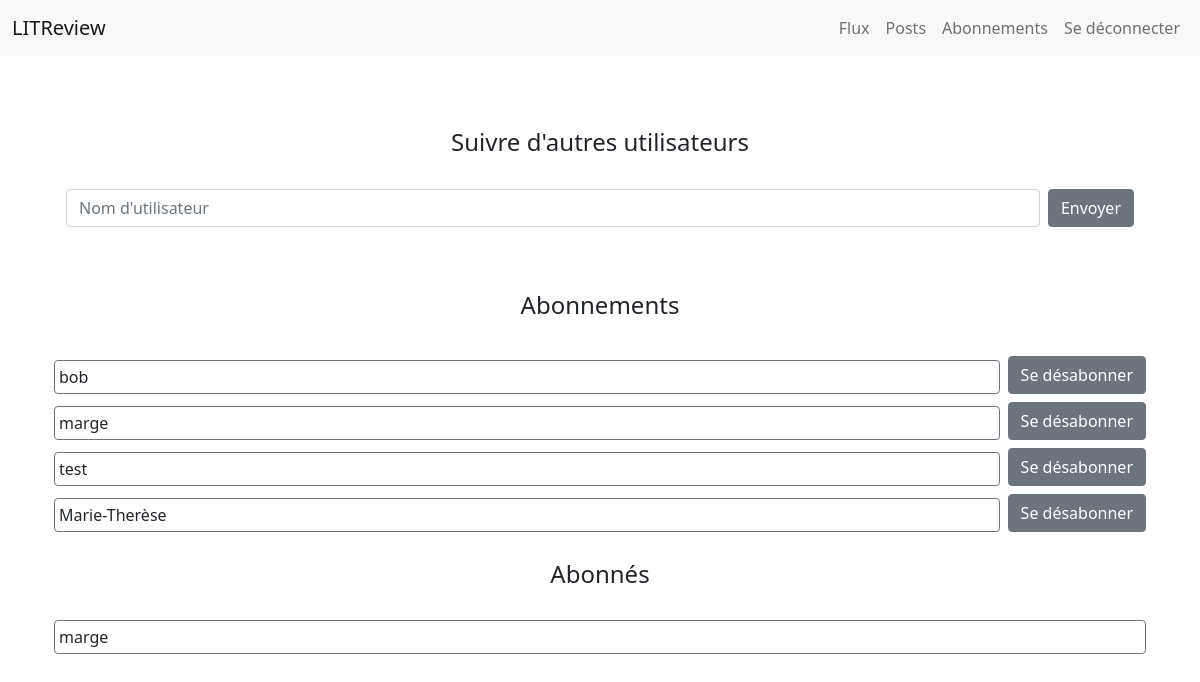
The app's page /follows (signed in), older data.
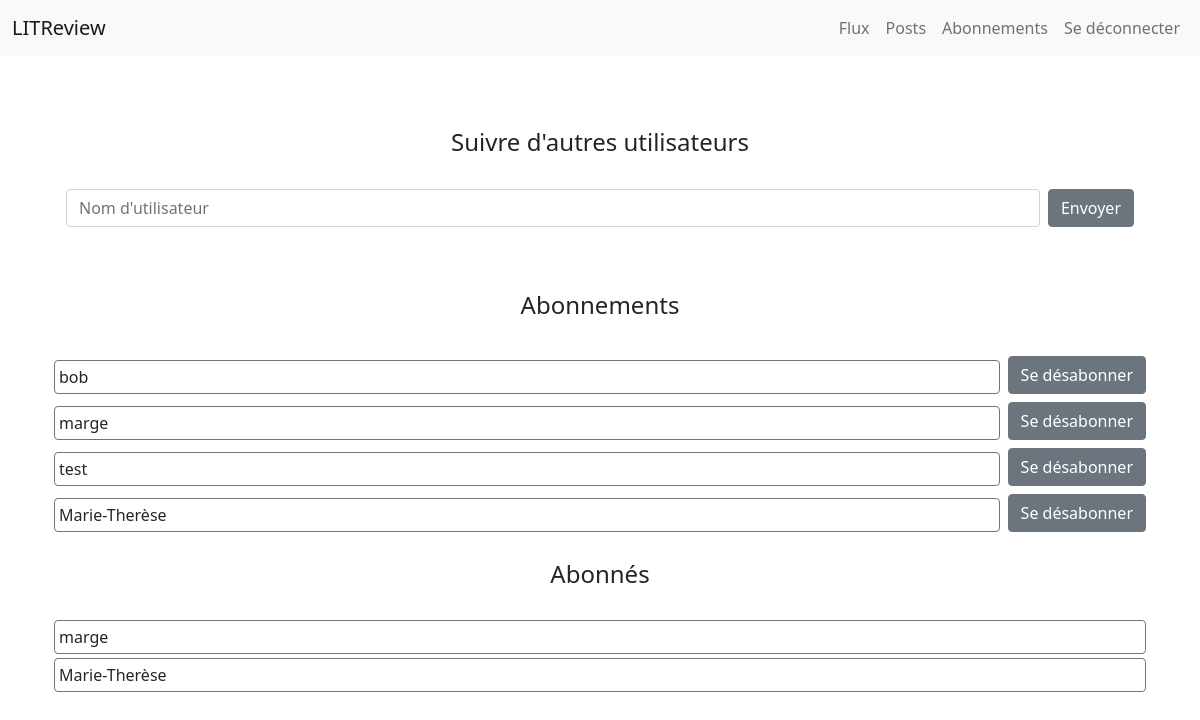
The same page, newer data.
### user/models.py (models this page shows)
class UserFollows(models.Model):
    user = models.ForeignKey(
        to=settings.AUTH_USER_MODEL, on_delete=models.CASCADE, related_name="following"
    )
    followed_user = models.ForeignKey(
        to=settings.AUTH_USER_MODEL,
        on_delete=models.CASCADE,
        related_name="followed_by",
    )
    class Meta:
        unique_together = (
            "user",
            "followed_user",
        )

### user/views.py (the view)
# urls.py: path("follows", views.follows, name="follows"),
@login_required
def follows(request):
    submitted = False
    if request.method == "POST":
        form = FollowForm(request.POST)
        if form.is_valid():
            new_follow = form.cleaned_data["user_to_follow"]
            try:
                try:
                    new_follow_in_db = User.objects.get(username=new_follow)
                except User.DoesNotExist:
                    messages.warning(request, ("Cet utilisateur n'éxiste pas"))
                else:
                    if new_follow_in_db == request.user:
                        messages.warning(
                            request, ("Vous ne pouvez pas vous suivre vous même")
                        )
                    elif new_follow_in_db in [
                        user.followed_user
                        for user in UserFollows.objects.filter(user=request.user)
                    ]:
                        messages.warning(
                            request, ("Vous êtes déja abonner à cet utilisateur")
                        )
                    elif new_follow_in_db:
                        new_db_entry = UserFollows(
                            user=request.user,
                            followed_user=User.objects.get(username=new_follow),
                        )
                        new_db_entry.save()
                        messages.success(request, ("Abonnement réussi"))
            except:
                messages.warning(request, ("Something went wrong"))
            return redirect("/follows?submitted=True")
    else:
        form = FollowForm
        if "submitted" in request.GET:
            submitted = True
    followed_by = UserFollows.objects.filter(user=request.user)
    following = UserFollows.objects.filter(followed_user=request.user)
    return render(
        request,
        "follows/follows.html",
        {
            "form": form,
            "submitted": submitted,
            "following": following,
            "followed_by": followed_by,
        },
    )

### user/templates/follows/follows.html (shortened to what this page needs)
{% extends 'main/base.html' %}
{% block content %}
    <br><br>
    <div class="container">
        <h5 class="text-center fs-4 ">Suivre d'autres utilisateurs</h5>
        <form action="{% url 'follows' %}" method="POST">
            <br>
            <div class="d-flex align-items-end">
                <div class="flex-fill">
                    {{ form.as_p }}
                </div>
                <div class="ps-2 pb-3">
                    <input type="submit" value="Envoyer" class="btn btn-secondary">
                </div>
            </div>
        </form>
    </div>
    <br><br>
    <h5 class="text-center fs-4 ">Abonnements</h5>
    <br>
    {%if followed_by|length == 0%}
    <h5 class="text-center fs-6 ">Vous n'avez pas encore d'abonnement</h5>
    {%else%}
    {%for follower in followed_by%}
    <div class="d-flex align-items-end">
        <div class="border border-secondary rounded mb-1 flex-fill">
            <div class=" p-1">{{follower.followed_user }}</div>
        </div>
        <div class="ps-2 py-1">
            <a href="{% url 'unfollow' follow_id=follower.id%}" class="btn btn-secondary">Se désabonner</a></li>
        </div>
    </div>
    {%endfor%}
    {%endif%}
    <br>
    <h5 class="text-center fs-4 ">Abonnés</h5>
    <br>
    {%if following|length == 0%}
    <h5 class="text-center fs-6 ">Vous n'avez pas encore d'abonné</h5>
    {%else%}
    {%for sub in following%}
    <div class="border border-secondary rounded mb-1">
        <div class=" p-1">{{sub.user}}</div>
    </div>
    {%endfor%}
    {%endif%}
</div>
{% endblock %}

Row changes from the older to the newer data that the page shows:
added UserFollows: user "Marie-Therèse", shown under "Abonnés"
